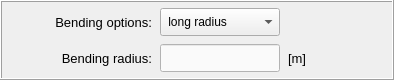
        <widget class="QFrame" name="frame_section_2">
         <property name="sizePolicy">
          <sizepolicy hsizetype="Expanding" vsizetype="Preferred">
           <horstretch>0</horstretch>
           <verstretch>0</verstretch>
          </sizepolicy>
         </property>
         <property name="minimumSize">
          <size>
           <width>0</width>
           <height>80</height>
          </size>
         </property>
         <property name="maximumSize">
          <size>
           <width>16777215</width>
           <height>80</height>
          </size>
         </property>
         <property name="frameShape">
          <enum>QFrame::Box</enum>
         </property>
         <property name="frameShadow">
          <enum>QFrame::Raised</enum>
         </property>
         <layout class="QGridLayout" name="gridLayout_21">
          <property name="leftMargin">
           <number>4</number>
          </property>
          <property name="topMargin">
           <number>4</number>
          </property>
          <property name="rightMargin">
           <number>4</number>
          </property>
          <property name="bottomMargin">
           <number>4</number>
          </property>
          <property name="horizontalSpacing">
           <number>8</number>
          </property>
          <item row="1" column="2">
           <widget class="QLineEdit" name="lineEdit_bending_radius_2">
            <property name="minimumSize">
             <size>
              <width>120</width>
              <height>28</height>
             </size>
            </property>
            <property name="maximumSize">
             <size>
              <width>120</width>
              <height>28</height>
             </size>
            </property>
            <property name="font">
             <font>
              <pointsize>9</pointsize>
             </font>
            </property>
            <property name="styleSheet">
             <string notr="true">QLineEdit{color: rgb(0, 0, 0); background-color: rgb(250, 250, 250)}
QLineEdit:disabled{color: rgb(100, 100, 100); background-color: rgb(240, 240, 240)}</string>
            </property>
            <property name="alignment">
             <set>Qt::AlignCenter</set>
            </property>
           </widget>
          </item>
          <item row="1" column="3">
           <widget class="QLabel" name="label_unit_bending_radius_2">
            <property name="minimumSize">
             <size>
              <width>60</width>
              <height>28</height>
             </size>
            </property>
            <property name="maximumSize">
             <size>
              <width>60</width>
              <height>28</height>
             </size>
            </property>
            <property name="font">
             <font>
              <pointsize>10</pointsize>
             </font>
            </property>
            <property name="text">
             <string>[m]</string>
            </property>
           </widget>
          </item>
          <item row="0" column="2">
           <widget class="QComboBox" name="comboBox_bending_type_2">
            <property name="minimumSize">
             <size>
              <width>120</width>
              <height>28</height>
             </size>
            </property>
            <property name="maximumSize">
             <size>
              <width>120</width>
              <height>28</height>
             </size>
            </property>
            <property name="font">
             <font>
              <pointsize>9</pointsize>
             </font>
            </property>
            <item>
             <property name="text">
              <string> long radius</string>
             </property>
            </item>
            <item>
             <property name="text">
              <string> short radius</string>
             </property>
            </item>
            <item>
             <property name="text">
              <string> user-defined</string>
             </property>
            </item>
            <item>
             <property name="text">
              <string> disabled</string>
             </property>
            </item>
           </widget>
          </item>
          <item row="1" column="4">
           <spacer name="horizontalSpacer_11">
            <property name="orientation">
             <enum>Qt::Horizontal</enum>
            </property>
            <property name="sizeHint" stdset="0">
             <size>
              <width>40</width>
              <height>20</height>
             </size>
            </property>
           </spacer>
          </item>
          <item row="1" column="0">
           <spacer name="horizontalSpacer_10">
            <property name="orientation">
             <enum>Qt::Horizontal</enum>
            </property>
            <property name="sizeHint" stdset="0">
             <size>
              <width>40</width>
              <height>20</height>
             </size>
            </property>
           </spacer>
          </item>
          <item row="1" column="1">
           <widget class="QLabel" name="label_17">
            <property name="minimumSize">
             <size>
              <width>106</width>
              <height>28</height>
             </size>
            </property>
            <property name="maximumSize">
             <size>
              <width>110</width>
              <height>28</height>
             </size>
            </property>
            <property name="font">
             <font>
              <pointsize>10</pointsize>
             </font>
            </property>
            <property name="text">
             <string>Bending radius:</string>
            </property>
            <property name="alignment">
             <set>Qt::AlignRight|Qt::AlignTrailing|Qt::AlignVCenter</set>
            </property>
           </widget>
          </item>
          <item row="0" column="1">
           <widget class="QLabel" name="label_16">
            <property name="minimumSize">
             <size>
              <width>106</width>
              <height>28</height>
             </size>
            </property>
            <property name="maximumSize">
             <size>
              <width>110</width>
              <height>28</height>
             </size>
            </property>
            <property name="font">
             <font>
              <pointsize>10</pointsize>
             </font>
            </property>
            <property name="text">
             <string>Bending options:</string>
            </property>
            <property name="alignment">
             <set>Qt::AlignRight|Qt::AlignTrailing|Qt::AlignVCenter</set>
            </property>
           </widget>
          </item>
         </layout>
        </widget>
